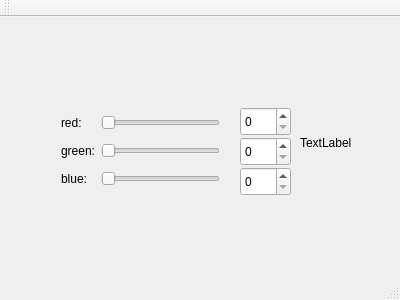
<?xml version="1.0" encoding="UTF-8"?>
<ui version="4.0">
 <class>MainWindow</class>
 <widget class="QMainWindow" name="MainWindow">
  <property name="geometry">
   <rect>
    <x>0</x>
    <y>0</y>
    <width>400</width>
    <height>300</height>
   </rect>
  </property>
  <property name="windowTitle">
   <string>MainWindow</string>
  </property>
  <widget class="QWidget" name="centralWidget">
   <widget class="QWidget" name="gridLayoutWidget">
    <property name="geometry">
     <rect>
      <x>50</x>
      <y>80</y>
      <width>181</width>
      <height>109</height>
     </rect>
    </property>
    <layout class="QGridLayout" name="gridLayout">
     <item row="2" column="1">
      <widget class="QSlider" name="horizontalSliderGreen">
       <property name="orientation">
        <enum>Qt::Horizontal</enum>
       </property>
      </widget>
     </item>
     <item row="1" column="1">
      <widget class="QSlider" name="horizontalSliderRed">
       <property name="orientation">
        <enum>Qt::Horizontal</enum>
       </property>
      </widget>
     </item>
     <item row="2" column="0">
      <widget class="QLabel" name="labelGreen">
       <property name="text">
        <string>green:</string>
       </property>
      </widget>
     </item>
     <item row="1" column="0">
      <widget class="QLabel" name="labelRed">
       <property name="text">
        <string>red:</string>
       </property>
      </widget>
     </item>
     <item row="3" column="0">
      <widget class="QLabel" name="labelBlue">
       <property name="text">
        <string>blue:</string>
       </property>
      </widget>
     </item>
     <item row="3" column="1">
      <widget class="QSlider" name="horizontalSliderBlue">
       <property name="orientation">
        <enum>Qt::Horizontal</enum>
       </property>
      </widget>
     </item>
    </layout>
   </widget>
   <widget class="QLabel" name="colorLabel">
    <property name="geometry">
     <rect>
      <x>300</x>
      <y>100</y>
      <width>62</width>
      <height>51</height>
     </rect>
    </property>
    <property name="text">
     <string>TextLabel</string>
    </property>
   </widget>
   <widget class="QSpinBox" name="spinBoxRed">
    <property name="geometry">
     <rect>
      <x>240</x>
      <y>90</y>
      <width>51</width>
      <height>29</height>
     </rect>
    </property>
   </widget>
   <widget class="QSpinBox" name="spinBoxGreen">
    <property name="geometry">
     <rect>
      <x>240</x>
      <y>120</y>
      <width>51</width>
      <height>29</height>
     </rect>
    </property>
   </widget>
   <widget class="QSpinBox" name="spinBoxBlue">
    <property name="geometry">
     <rect>
      <x>240</x>
      <y>150</y>
      <width>51</width>
      <height>29</height>
     </rect>
    </property>
   </widget>
  </widget>
  <widget class="QMenuBar" name="menuBar">
   <property name="geometry">
    <rect>
     <x>0</x>
     <y>0</y>
     <width>400</width>
     <height>25</height>
    </rect>
   </property>
  </widget>
  <widget class="QToolBar" name="mainToolBar">
   <attribute name="toolBarArea">
    <enum>TopToolBarArea</enum>
   </attribute>
   <attribute name="toolBarBreak">
    <bool>false</bool>
   </attribute>
  </widget>
  <widget class="QStatusBar" name="statusBar"/>
 </widget>
 <layoutdefault spacing="6" margin="11"/>
 <resources/>
 <connections>
  <connection>
   <sender>horizontalSliderRed</sender>
   <signal>valueChanged(int)</signal>
   <receiver>spinBoxRed</receiver>
   <slot>setValue(int)</slot>
   <hints>
    <hint type="sourcelabel">
     <x>213</x>
     <y>145</y>
    </hint>
    <hint type="destinationlabel">
     <x>261</x>
     <y>151</y>
    </hint>
   </hints>
  </connection>
  <connection>
   <sender>spinBoxRed</sender>
   <signal>valueChanged(int)</signal>
   <receiver>colorLabel</receiver>
   <slot>update()</slot>
   <hints>
    <hint type="sourcelabel">
     <x>265</x>
     <y>139</y>
    </hint>
    <hint type="destinationlabel">
     <x>342</x>
     <y>155</y>
    </hint>
   </hints>
  </connection>
  <connection>
   <sender>spinBoxRed</sender>
   <signal>valueChanged(int)</signal>
   <receiver>horizontalSliderRed</receiver>
   <slot>setValue(int)</slot>
   <hints>
    <hint type="sourcelabel">
     <x>245</x>
     <y>156</y>
    </hint>
    <hint type="destinationlabel">
     <x>153</x>
     <y>138</y>
    </hint>
   </hints>
  </connection>
  <connection>
   <sender>horizontalSliderGreen</sender>
   <signal>valueChanged(int)</signal>
   <receiver>spinBoxGreen</receiver>
   <slot>setValue(int)</slot>
   <hints>
    <hint type="sourcelabel">
     <x>204</x>
     <y>177</y>
    </hint>
    <hint type="destinationlabel">
     <x>249</x>
     <y>183</y>
    </hint>
   </hints>
  </connection>
  <connection>
   <sender>spinBoxGreen</sender>
   <signal>valueChanged(int)</signal>
   <receiver>colorLabel</receiver>
   <slot>update()</slot>
   <hints>
    <hint type="sourcelabel">
     <x>263</x>
     <y>172</y>
    </hint>
    <hint type="destinationlabel">
     <x>317</x>
     <y>177</y>
    </hint>
   </hints>
  </connection>
  <connection>
   <sender>spinBoxGreen</sender>
   <signal>valueChanged(int)</signal>
   <receiver>horizontalSliderGreen</receiver>
   <slot>setValue(int)</slot>
   <hints>
    <hint type="sourcelabel">
     <x>267</x>
     <y>166</y>
    </hint>
    <hint type="destinationlabel">
     <x>171</x>
     <y>178</y>
    </hint>
   </hints>
  </connection>
  <connection>
   <sender>horizontalSliderBlue</sender>
   <signal>valueChanged(int)</signal>
   <receiver>spinBoxBlue</receiver>
   <slot>setValue(int)</slot>
   <hints>
    <hint type="sourcelabel">
     <x>222</x>
     <y>211</y>
    </hint>
    <hint type="destinationlabel">
     <x>248</x>
     <y>207</y>
    </hint>
   </hints>
  </connection>
  <connection>
   <sender>spinBoxBlue</sender>
   <signal>valueChanged(int)</signal>
   <receiver>colorLabel</receiver>
   <slot>update()</slot>
   <hints>
    <hint type="sourcelabel">
     <x>280</x>
     <y>205</y>
    </hint>
    <hint type="destinationlabel">
     <x>343</x>
     <y>184</y>
    </hint>
   </hints>
  </connection>
  <connection>
   <sender>spinBoxBlue</sender>
   <signal>valueChanged(int)</signal>
   <receiver>horizontalSliderBlue</receiver>
   <slot>setValue(int)</slot>
   <hints>
    <hint type="sourcelabel">
     <x>259</x>
     <y>211</y>
    </hint>
    <hint type="destinationlabel">
     <x>144</x>
     <y>213</y>
    </hint>
   </hints>
  </connection>
 </connections>
</ui>
